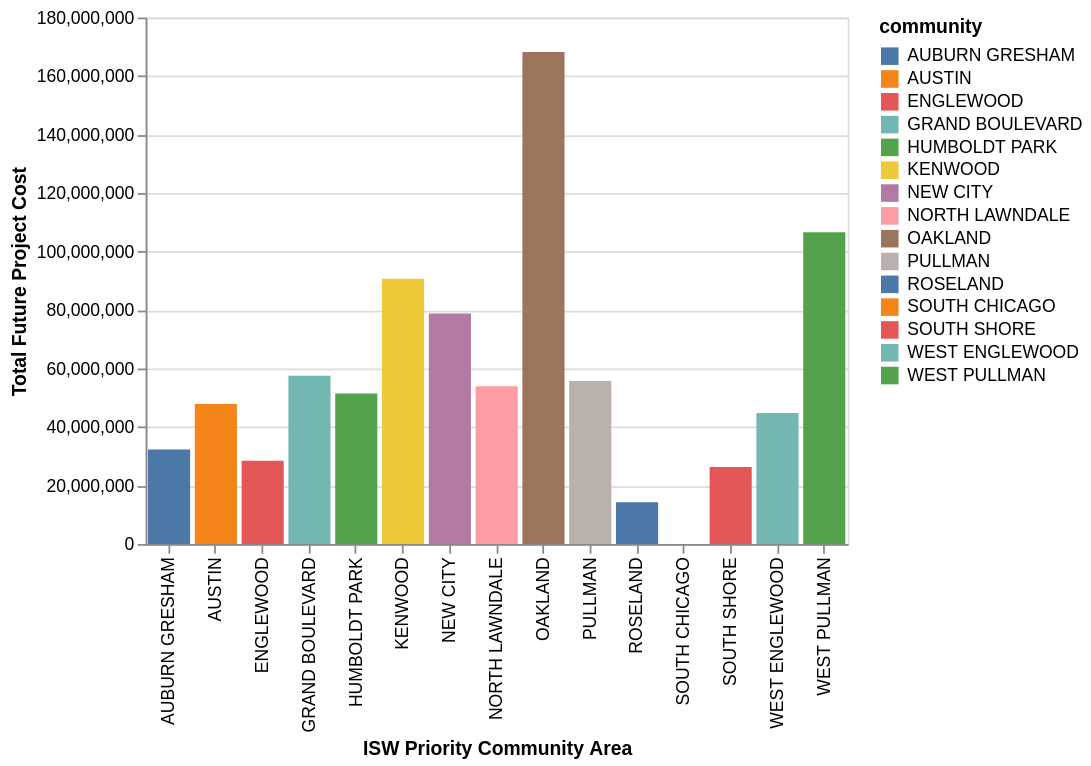

Vega-Lite specification stored for this chart:
### Vega-Lite specification from a JSON file in a GitHub repository (floating-point values rounded to 4 significant figures; data arrays with more than 128 entries replaced by an {"elided": "..."} marker saying what was removed)
{"config": {"view": {"continuousWidth": 400, "continuousHeight": 300}}, "data": {"name": "data-c431497a4fd46d285310d1cb834b23c2"}, "mark": "bar", "encoding": {"color": {"field": "community", "type": "nominal"}, "tooltip": [{"field": "Future_Projects_Created", "title": "Projects Created", "type": "quantitative"}, {"field": "Total_Future_Cost", "title": "Total Future Project Cost", "type": "quantitative"}], "x": {"field": "community", "title": "ISW Priority Community Area", "type": "nominal"}, "y": {"field": "Total_Future_Cost", "title": "Total Future Project Cost", "type": "quantitative"}}, "selection": {"selector045": {"type": "interval", "bind": "scales", "encodings": ["x", "y"]}}, "width": 400, "$schema": "https://vega.github.io/schema/vega-lite/v4.17.0.json", "datasets": {"data-c431497a4fd46d285310d1cb834b23c2": [{"commarea": 23.0, "TotPop": 61916, "pct_male": 0.4752, "pct_female": 0.5248, "pct_pop20_44": 0.3803, "pct_white": 0.1836, "pct_black": 0.3071, "pct_latino": 0.4788, "pct_asian": 0.01247, "pct_indigameri": 0.0002746, "pct_HA_PI": 0.0, "pct_other_race": 0.03229, "Pct_Unemployed": 0.1013, "community": "HUMBOLDT PARK", "approved_amount": 47300000.0, "appr_amt_perproj": 2628000.0, "med_pub_sub": 0.2609, "total_project_cost": 185300000.0, "project_count": 18.0, "invest": true, "Future_TIF_Funding": 14670000.0, "Future_Projects_Created": 5.0, "Total_Future_Cost": 51470000.0, "type": "Feature", "geometry": {"type": "MultiPolygon", "coordinates": {"elided": "1x1x504x2 float values"}}}, {"commarea": 25.0, "TotPop": 97313, "pct_male": 0.4613, "pct_female": 0.5387, "pct_pop20_44": 0.3433, "pct_white": 0.05333, "pct_black": 0.7483, "pct_latino": 0.1763, "pct_asian": 0.005087, "pct_indigameri": 0.0, "pct_HA_PI": 0.0001747, "pct_other_race": 0.03005, "Pct_Unemployed": 0.1351, "community": "AUSTIN", "approved_amount": 45980000.0, "appr_amt_perproj": 3284000.0, "med_pub_sub": 0.5, "total_project_cost": 167500000.0, "project_count": 14.0, "invest": true, "Future_TIF_Funding": 14670000.0, "Future_Projects_Created": 4.0, "Total_Future_Cost": 47850000.0, "type": "Feature", "geometry": {"type": "MultiPolygon", "coordinates": {"elided": "1x1x981x2 float values"}}}, {"commarea": 29.0, "TotPop": 42495, "pct_male": 0.4634, "pct_female": 0.5366, "pct_pop20_44": 0.3507, "pct_white": 0.2354, "pct_black": 0.5917, "pct_latino": 0.1273, "pct_asian": 0.02581, "pct_indigameri": 0.0, "pct_HA_PI": 0.0, "pct_other_race": 0.03367, "Pct_Unemployed": 0.1376, "community": "NORTH LAWNDALE", "approved_amount": 47700000.0, "appr_amt_perproj": 2511000.0, "med_pub_sub": 0.4952, "total_project_cost": 204900000.0, "project_count": 19.0, "invest": true, "Future_TIF_Funding": 14670000.0, "Future_Projects_Created": 5.0, "Total_Future_Cost": 53930000.0, "type": "Feature", "geometry": {"type": "MultiPolygon", "coordinates": {"elided": "1x1x522x2 float values"}}}, {"commarea": 36.0, "TotPop": 7413, "pct_male": 0.4059, "pct_female": 0.5941, "pct_pop20_44": 0.3208, "pct_white": 0.03858, "pct_black": 0.8876, "pct_latino": 0.04897, "pct_asian": 0.009308, "pct_indigameri": 0.0005396, "pct_HA_PI": 0.0, "pct_other_race": 0.02631, "Pct_Unemployed": 0.2378, "community": "OAKLAND", "approved_amount": 19830000.0, "appr_amt_perproj": 2479000.0, "med_pub_sub": 0.08319, "total_project_cost": 269100000.0, "project_count": 8.0, "invest": true, "Future_TIF_Funding": 14670000.0, "Future_Projects_Created": 5.0, "Total_Future_Cost": 168200000.0, "type": "Feature", "geometry": {"type": "MultiPolygon", "coordinates": {"elided": "1x1x314x2 float values"}}}, {"commarea": 38.0, "TotPop": 17867, "pct_male": 0.4286, "pct_female": 0.5714, "pct_pop20_44": 0.3335, "pct_white": 0.02922, "pct_black": 0.8927, "pct_latino": 0.03694, "pct_asian": 0.008675, "pct_indigameri": 0.001175, "pct_HA_PI": 0.0, "pct_other_race": 0.06005, "Pct_Unemployed": 0.1374, "community": "GRAND BOULEVARD", "approved_amount": 101500000.0, "appr_amt_perproj": 3759000.0, "med_pub_sub": 0.1946, "total_project_cost": 517900000.0, "project_count": 27.0, "invest": true, "Future_TIF_Funding": 14670000.0, "Future_Projects_Created": 3.0, "Total_Future_Cost": 57540000.0, "type": "Feature", "geometry": {"type": "MultiPolygon", "coordinates": {"elided": "1x1x328x2 float values"}}}, {"commarea": 39.0, "TotPop": 18492, "pct_male": 0.4609, "pct_female": 0.5391, "pct_pop20_44": 0.3557, "pct_white": 0.2096, "pct_black": 0.6611, "pct_latino": 0.02958, "pct_asian": 0.05705, "pct_indigameri": 0.001352, "pct_HA_PI": 0.0, "pct_other_race": 0.07987, "Pct_Unemployed": 0.1026, "community": "KENWOOD", "approved_amount": 9388000.0, "appr_amt_perproj": 1878000.0, "med_pub_sub": 0.5, "total_project_cost": 64770000.0, "project_count": 5.0, "invest": true, "Future_TIF_Funding": 14670000.0, "Future_Projects_Created": 7.0, "Total_Future_Cost": 90680000.0, "type": "Feature", "geometry": {"type": "MultiPolygon", "coordinates": {"elided": "1x1x693x2 float values"}}}, {"commarea": 43.0, "TotPop": 52565, "pct_male": 0.4596, "pct_female": 0.5404, "pct_pop20_44": 0.373, "pct_white": 0.02574, "pct_black": 0.9303, "pct_latino": 0.02661, "pct_asian": 0.004623, "pct_indigameri": 0.0, "pct_HA_PI": 0.0004946, "pct_other_race": 0.02443, "Pct_Unemployed": 0.1582, "community": "SOUTH SHORE", "approved_amount": 10220000.0, "appr_amt_perproj": 5112000.0, "med_pub_sub": 0.2806, "total_project_cost": 26370000.0, "project_count": 2.0, "invest": true, "Future_TIF_Funding": 14670000.0, "Future_Projects_Created": 2.0, "Total_Future_Cost": 26370000.0, "type": "Feature", "geometry": {"type": "MultiPolygon", "coordinates": {"elided": "1x1x1307x2 float values"}}}, {"commarea": 46.0, "TotPop": 25800, "pct_male": 0.4602, "pct_female": 0.5398, "pct_pop20_44": 0.3265, "pct_white": 0.04655, "pct_black": 0.7438, "pct_latino": 0.1947, "pct_asian": 0.004496, "pct_indigameri": 0.0009302, "pct_HA_PI": 0.0, "pct_other_race": 0.01721, "Pct_Unemployed": 0.1503, "community": "SOUTH CHICAGO", "approved_amount": 120100000.0, "appr_amt_perproj": 30020000.0, "med_pub_sub": 0.6249, "total_project_cost": 486300000.0, "project_count": 4.0, "invest": true, "Future_TIF_Funding": 14670000.0, "Future_Projects_Created": 0.0, "Total_Future_Cost": 0.0, "type": "Feature", "geometry": {"type": "MultiPolygon", "coordinates": {"elided": "1x1x1094x2 float values"}}}, {"commarea": 49.0, "TotPop": 35926, "pct_male": 0.47, "pct_female": 0.53, "pct_pop20_44": 0.3131, "pct_white": 0.01614, "pct_black": 0.9496, "pct_latino": 0.0162, "pct_asian": 0.002004, "pct_indigameri": 0.001336, "pct_HA_PI": 0.0, "pct_other_race": 0.02625, "Pct_Unemployed": 0.1855, "community": "ROSELAND", "approved_amount": 650000.0, "appr_amt_perproj": 650000.0, "med_pub_sub": 1.0, "total_project_cost": 650000.0, "project_count": 1.0, "invest": true, "Future_TIF_Funding": 14670000.0, "Future_Projects_Created": 22.0, "Total_Future_Cost": 14300000.0, "type": "Feature", "geometry": {"type": "MultiPolygon", "coordinates": {"elided": "1x1x639x2 float values"}}}, {"commarea": 50.0, "TotPop": 7147, "pct_male": 0.395, "pct_female": 0.605, "pct_pop20_44": 0.3368, "pct_white": 0.1131, "pct_black": 0.7754, "pct_latino": 0.08227, "pct_asian": 0.0009794, "pct_indigameri": 0.0, "pct_HA_PI": 0.0, "pct_other_race": 0.04953, "Pct_Unemployed": 0.1583, "community": "PULLMAN", "approved_amount": 32140000.0, "appr_amt_perproj": 6428000.0, "med_pub_sub": 0.1765, "total_project_cost": 139300000.0, "project_count": 5.0, "invest": true, "Future_TIF_Funding": 14670000.0, "Future_Projects_Created": 2.0, "Total_Future_Cost": 55730000.0, "type": "Feature", "geometry": {"type": "MultiPolygon", "coordinates": {"elided": "1x1x378x2 float values"}}}, {"commarea": 53.0, "TotPop": 30161, "pct_male": 0.4685, "pct_female": 0.5315, "pct_pop20_44": 0.3365, "pct_white": 0.006366, "pct_black": 0.9035, "pct_latino": 0.06071, "pct_asian": 0.0, "pct_indigameri": 0.0, "pct_HA_PI": 0.0, "pct_other_race": 0.04808, "Pct_Unemployed": 0.199, "community": "WEST PULLMAN", "approved_amount": 9041000.0, "appr_amt_perproj": 1808000.0, "med_pub_sub": 0.177, "total_project_cost": 66610000.0, "project_count": 5.0, "invest": true, "Future_TIF_Funding": 14670000.0, "Future_Projects_Created": 8.0, "Total_Future_Cost": 106600000.0, "type": "Feature", "geometry": {"type": "MultiPolygon", "coordinates": {"elided": "1x1x1008x2 float values"}}}, {"commarea": 61.0, "TotPop": 39274, "pct_male": 0.517, "pct_female": 0.483, "pct_pop20_44": 0.3558, "pct_white": 0.1848, "pct_black": 0.2046, "pct_latino": 0.5742, "pct_asian": 0.02236, "pct_indigameri": 2.546e-05, "pct_HA_PI": 0.0, "pct_other_race": 0.02584, "Pct_Unemployed": 0.1366, "community": "NEW CITY", "approved_amount": 38320000.0, "appr_amt_perproj": 2129000.0, "med_pub_sub": 0.1839, "total_project_cost": 236500000.0, "project_count": 18.0, "invest": true, "Future_TIF_Funding": 14670000.0, "Future_Projects_Created": 6.0, "Total_Future_Cost": 78840000.0, "type": "Feature", "geometry": {"type": "MultiPolygon", "coordinates": {"elided": "1x1x616x2 float values"}}}, {"commarea": 67.0, "TotPop": 26282, "pct_male": 0.48, "pct_female": 0.52, "pct_pop20_44": 0.298, "pct_white": 0.01259, "pct_black": 0.8421, "pct_latino": 0.1236, "pct_asian": 0.001674, "pct_indigameri": 0.0003805, "pct_HA_PI": 0.0, "pct_other_race": 0.03074, "Pct_Unemployed": 0.2243, "community": "WEST ENGLEWOOD", "approved_amount": 8557000.0, "appr_amt_perproj": 1070000.0, "med_pub_sub": 0.7143, "total_project_cost": 27560000.0, "project_count": 8.0, "invest": true, "Future_TIF_Funding": 14670000.0, "Future_Projects_Created": 13.0, "Total_Future_Cost": 44780000.0, "type": "Feature", "geometry": {"type": "MultiPolygon", "coordinates": {"elided": "1x1x393x2 float values"}}}, {"commarea": 68.0, "TotPop": 21054, "pct_male": 0.471, "pct_female": 0.529, "pct_pop20_44": 0.297, "pct_white": 0.01373, "pct_black": 0.9139, "pct_latino": 0.0436, "pct_asian": 0.00684, "pct_indigameri": 0.002992, "pct_HA_PI": 0.0, "pct_other_race": 0.0379, "Pct_Unemployed": 0.2492, "community": "ENGLEWOOD", "approved_amount": 30560000.0, "appr_amt_perproj": 3820000.0, "med_pub_sub": 0.7019, "total_project_cost": 76000000.0, "project_count": 8.0, "invest": true, "Future_TIF_Funding": 14670000.0, "Future_Projects_Created": 3.0, "Total_Future_Cost": 28500000.0, "type": "Feature", "geometry": {"type": "MultiPolygon", "coordinates": {"elided": "1x1x539x2 float values"}}}, {"commarea": 71.0, "TotPop": 48039, "pct_male": 0.4587, "pct_female": 0.5413, "pct_pop20_44": 0.3186, "pct_white": 0.008451, "pct_black": 0.9422, "pct_latino": 0.03566, "pct_asian": 0.002415, "pct_indigameri": 0.0007078, "pct_HA_PI": 0.0, "pct_other_race": 0.0183, "Pct_Unemployed": 0.1935, "community": "AUBURN GRESHAM", "approved_amount": 36180000.0, "appr_amt_perproj": 9045000.0, "med_pub_sub": 0.2562, "total_project_cost": 129200000.0, "project_count": 4.0, "invest": true, "Future_TIF_Funding": 14670000.0, "Future_Projects_Created": 1.0, "Total_Future_Cost": 32300000.0, "type": "Feature", "geometry": {"type": "MultiPolygon", "coordinates": {"elided": "1x1x563x2 float values"}}}]}}
